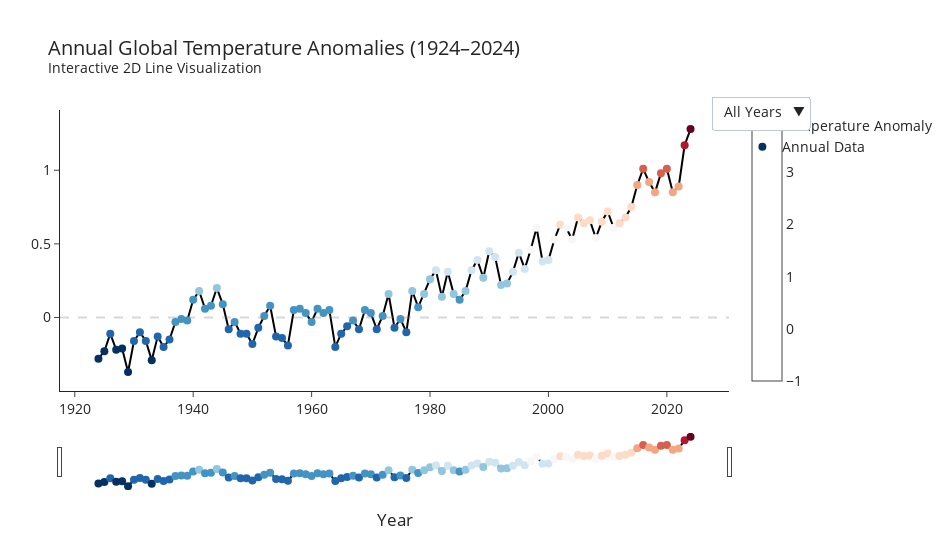

Notebook code for this chart:
### Markdown cell above
## Viz2

### Code cell
import pandas as pd
import numpy as np
import plotly.graph_objects as go
import plotly.express as px

# Load data
df = pd.read_csv("../data/NASA_Data.csv", skiprows=1)
df = df[["Year", "J-D"]].dropna()
df["J-D"] = pd.to_numeric(df["J-D"], errors="coerce")
df = df[(df["Year"] >= 1924) & (df["Year"] <= 2024)]

years = df["Year"]
anoms = df["J-D"]

# Colorscale setup
colors = px.colors.diverging.RdBu_r
norm = (anoms - anoms.min()) / (anoms.max() - anoms.min())
color_vals = [colors[int(v * (len(colors) - 1))] for v in norm]

# Add decade column for dropdown interaction
df["Decade"] = (df["Year"] // 10) * 10

# Build base figure
fig = go.Figure()

# Main temperature anomaly line
fig.add_trace(go.Scatter(
    x=years,
    y=anoms,
    mode='lines',
    line=dict(color='black', width=2),
    hoverinfo='skip',
    name="Temperature Anomaly"
))

# Colored annual points
fig.add_trace(go.Scatter(
    x=years,
    y=anoms,
    mode='markers',
    marker=dict(
        size=8,
        color=color_vals,
        colorbar=dict(),
        showscale=True
    ),
    text=[f"Year: {y}<br>Anomaly: {a} °C" for y, a in zip(years, anoms)],
    hovertemplate="%{text}<extra></extra>",
    name="Annual Data"
))

# Zero line
fig.add_hline(
    y=0,
    line_width=2,
    line_dash="dash",
    line_color="gray"
)

# Decade dropdown interaction
dropdown_buttons = [
    dict(
        label="All Years",
        method="update",
        args=[
            {"visible": [True, True]},  # show both traces
            {"title": "Annual Global Temperature Anomalies (1924–2024)"}
        ]
    )
]

for decade in sorted(df["Decade"].unique()):
    mask = df["Decade"] == decade

    dropdown_buttons.append(
        dict(
            label=f"{decade}s",
            method="update",
            args=[
                {
                    "x": [years, years[mask]],
                    "y": [anoms, anoms[mask]],
                },
                {"title": f"Annual Global Temperature Anomalies — {decade}s"}
            ]
        )
    )

fig.update_layout(
    updatemenus=[dict(
        type="dropdown",
        showactive=True,
        buttons=dropdown_buttons,
        x=1.12,
        y=1.05
    )]
)

fig.update_layout(
    title="Annual Global Temperature Anomalies (1924–2024)<br><sup>Interactive 2D Line Visualization</sup>",
    template="simple_white",
    width=950,
    height=550,
    margin=dict(l=60, r=80, t=110, b=60),
    xaxis=dict(
        title="Year",
        rangeslider=dict(visible=True),
        showgrid=False
    ),
    font=dict(size=14)
)
fig.write_html("../plots/NASA_annomalies.html")
fig.show()
